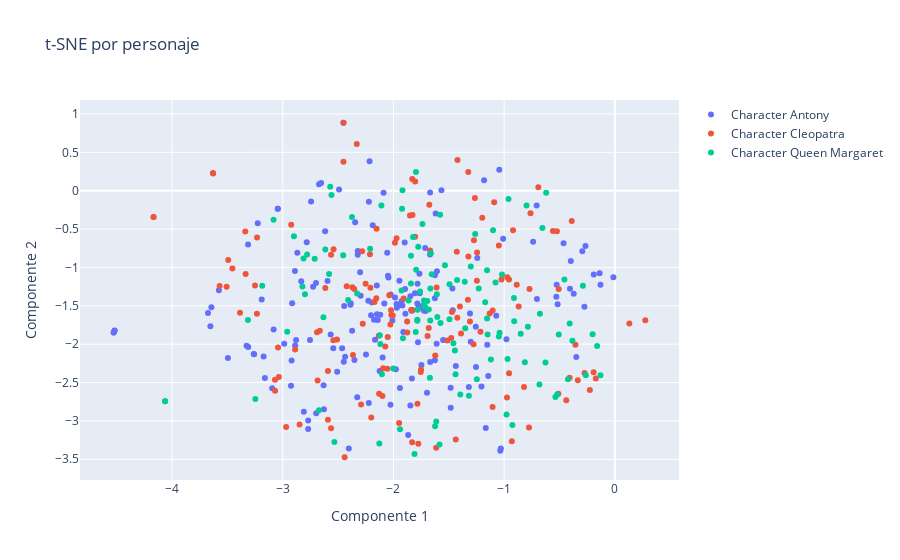

Here is the notebook cell this chart was saved with:
### Markdown cell above
## Comparamos contra TSNE que por lo general conserva mejor la estructura en embeddings

### Code cell
from sklearn.manifold import TSNE

# Configurar y ajustar t-SNE
tsne = TSNE(n_components=2, random_state=42, init="random")
X_train_red = tsne.fit_transform(X_train_tf)

fig = go.Figure()

# Añadir trazos para cada clase
for character in np.unique(y_train):
    mask_train = y_train == character
    fig.add_trace(go.Scatter(
        x=X_train_red[mask_train, 0],
        y=X_train_red[mask_train, 1],
        mode='markers',
        name=f'Character {character}'
    ))

# Configurar el layout
fig.update_layout(
    title='t-SNE por personaje',
    xaxis_title='Componente 1',
    yaxis_title='Componente 2'
)

# Mostrar el gráfico
fig.show()

### Figure 1 — Plotly figure (JSON) as saved in the notebook; plotly's stock layout.template omitted (floating-point values rounded to 4 significant figures; data arrays with more than 128 entries replaced by an {"elided": "..."} marker saying what was removed)
{"data": [{"mode": "markers", "name": "Character Antony", "type": "scatter", "x": {"elided": "177 float values"}, "y": {"elided": "177 float values"}}, {"mode": "markers", "name": "Character Cleopatra", "type": "scatter", "x": {"elided": "143 float values"}, "y": {"elided": "143 float values"}}, {"mode": "markers", "name": "Character Queen Margaret", "type": "scatter", "x": [-3.314, -1.842, -1.823, -2.104, -0.813, -2.615, -1.041, -1.078, -1.927, -1.798, -0.7857, -0.6774, -1.1, -2.533, -0.5212, -0.6206, -0.9785, -2.898, -1.863, -0.4086, -0.4241, -1.776, -2.118, -2.571, -1.715, -1.425, -1.15, -1.155, -1.76, -1.797, -2.454, -1.725, -2.409, -1.922, -0.9694, -1.02, -2.959, -2.375, -1.494, -1.671, -2.109, -2.672, -2.799, -0.9607, -0.6814, -1.494, -1.172, -2.779, -2.632, -1.396, -1.535, -1.445, -1.155, -0.2889, -1.941, -0.2625, -0.4559, -1.842, -1.668, -0.1302, -2.559, -1.12, -0.6266, -3.185, -1.23, -1.738, -1.918, -1.575, -2.002, -1.579, -0.5373, -0.9115, -1.613, -2.581, -0.6549, -1.048, -1.654, -0.3837, -1.351, -1.666, -1.318, -1.439, -1.694, -1.604, -1.681, -1.247, -0.1605, -1.459, -4.062, -1.795, -1.608, -0.9096, -2.127, -2.812, -1.914, -1.782, -2.211, -3.083, -1.584, -1.262, -0.9256, -2.822, -1.356, -1.785, -1.722, -0.798, -3.247, -2.711, -2.328, -1.302, -0.2014, -1.81, -1.784, -1.624, -0.8508, -1.662, -2.122, -0.5069], "y": [-1.686, -1.209, -0.6034, -2.392, -2.234, -0.7673, -1.852, -1.195, -1.302, -1.84, -1.774, -1.605, -0.5146, -3.273, -2.657, -0.02749, -2.916, -0.5933, -1.43, -1.73, -2.457, -0.729, -1.998, 0.05282, -1.51, -1.165, -1.875, -1.664, -1.313, 0.2426, -0.8412, -1.43, -1.424, -0.2343, -2.193, -1.094, -1.837, -0.3436, -1.674, -2.436, -0.1946, -2.861, -1.348, -0.1086, -2.525, -1.218, -1.455, -0.8327, -1.649, -2.656, -0.9716, -2.081, -1.036, -1.24, -3.108, -2.404, -1.158, -0.8463, -1.693, -2.404, -0.05622, -2.2, -2.239, -1.238, -1.273, -0.4356, 0.005303, -1.724, -2.316, -0.3125, -2.689, -1.399, -3.007, -1.087, -0.4877, -1.901, -1.088, -1.957, -1.791, -1.274, -2.673, -2.392, -1.437, -1.647, -1.548, -2.458, -2.024, -1.989, -2.742, -1.03, -1.351, -1.7, -3.293, -0.8838, -1.923, -1.553, -0.7568, -0.3795, -3.307, -0.5637, -3.052, -1.249, -1.188, -1.695, -1.504, -0.1918, -2.713, -0.8881, -1.339, -0.9887, -1.87, -3.431, -1.682, -3.068, -1.863, -0.8155, -1.884, -1.875]}], "layout": {"title": {"text": "t-SNE por personaje"}, "xaxis": {"title": {"text": "Componente 1"}}, "yaxis": {"title": {"text": "Componente 2"}}}}
